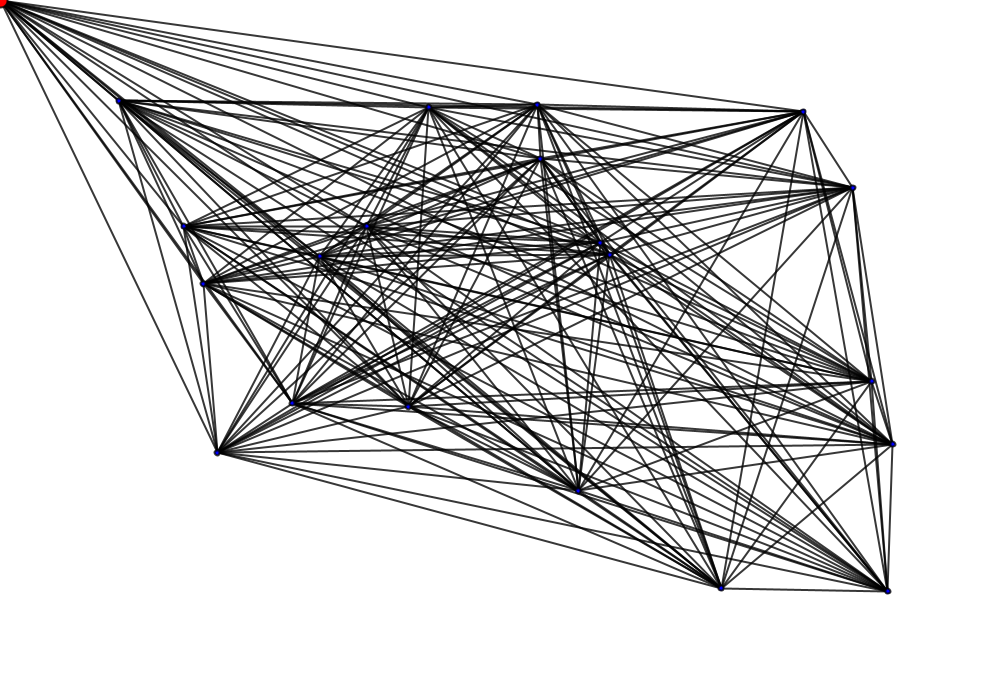
Frame 1 (no input)
Frame 60 (the mouse pressed at the canvas centre just before this capture): identical to frame 1, image omitted
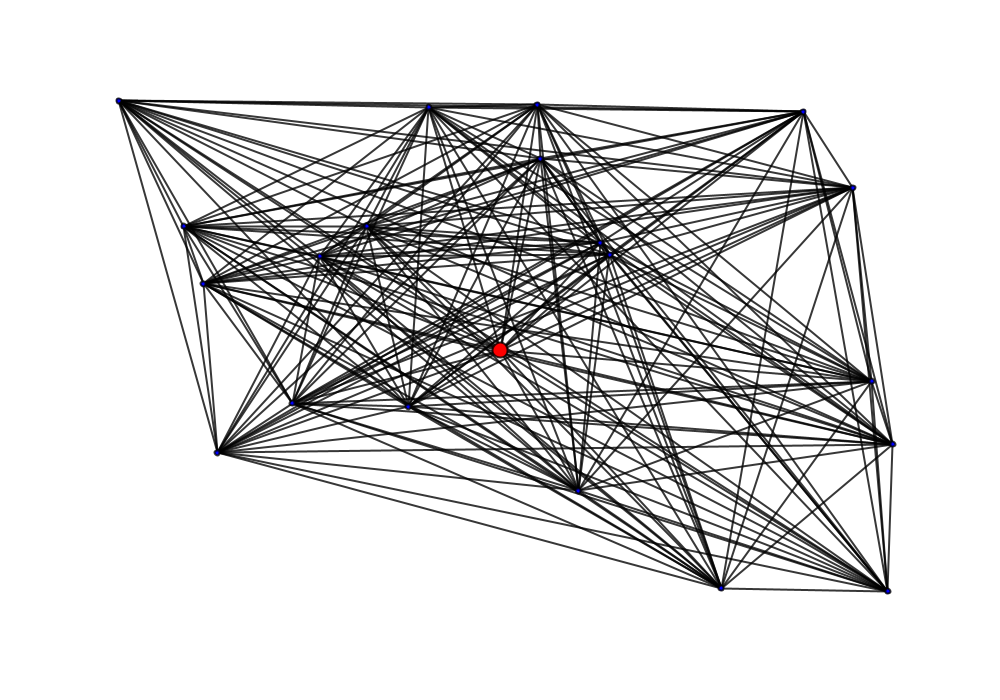
Frame 120 (the mouse held since frame 60 and released just before this capture)

The Processing sketch that drew these frames (run headless with seeded random() and noise(); from frame 60 on, the mouse is pressed at the canvas centre):

// Processing sketch: GabrielGraphB
// ── GabrielGraphB.pde
float x[], y[];
int thisEnd[], thatEnd[];

int n = 20;
int lastLine = (n + 1) * n / 2 - 1;

void setup()
{
  size(1000, 700);
  x = new float[n + 1];
  y = new float[n + 1];
  thisEnd = new int[lastLine + 1];
  thatEnd = new int[lastLine + 1];

  randomSeed(0);
  float border = 100.0;
  float maxX = 0.5 * (float)width - border;
  float maxY = 0.5 * (float)height - border;

  for (int i = 0;i <= n;i++)
  {
    x[i] = random(- maxX, maxX);
    y[i] = random(- maxY, maxY);
  }

  int thisLine = - 1;
  for (int i = 0;i <= n - 1;i++)
  {
    for (int j = i + 1;j <= n;j++)
    {
      thisLine ++;
      thisEnd[thisLine] = i;
      thatEnd[thisLine] = j;
    }
  }
  if (thisLine != lastLine) {
    println("Problem with line numbers\n");
    exit();
  }
}


void draw() 
{
  background(255, 255, 255);
  x[0] = mouseX - width / 2;
  y[0] = mouseY - height / 2;
  translate(width / 2, height / 2);
  smooth();

  stroke(0, 0, 0, 200);
  strokeWeight(2.0);

  for (int thisLine = 0;thisLine <= lastLine;thisLine++)
    line(x[thisEnd[thisLine]], y[thisEnd[thisLine]], x[thatEnd[thisLine]], y[thatEnd[thisLine]]);

  for (int i = 0;i <= n;i++)
  {
    if (i !=0)
    {
      fill(0, 0, 255);
      ellipse(x[i], y[i], 5, 5);
    }
    else
    {
      fill(255, 0, 0);
      ellipse(x[i], y[i], 15, 15);
    }
  }
}
